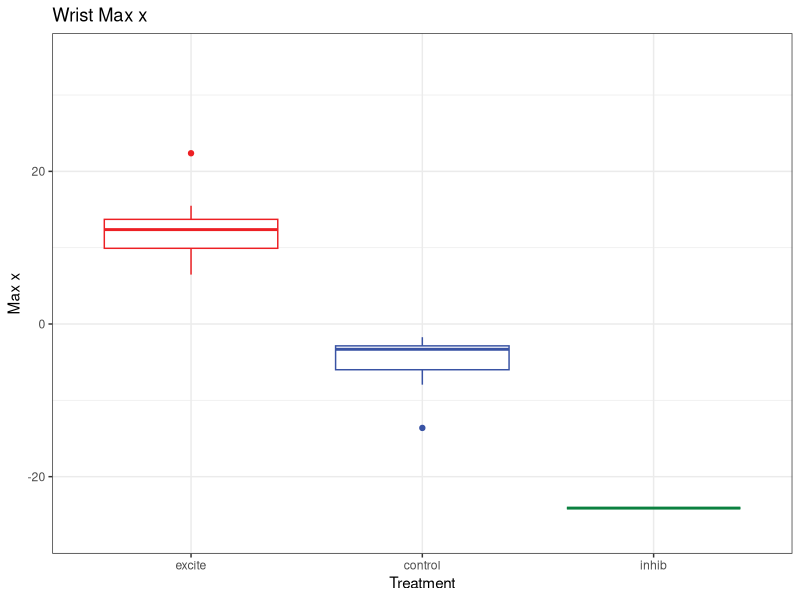
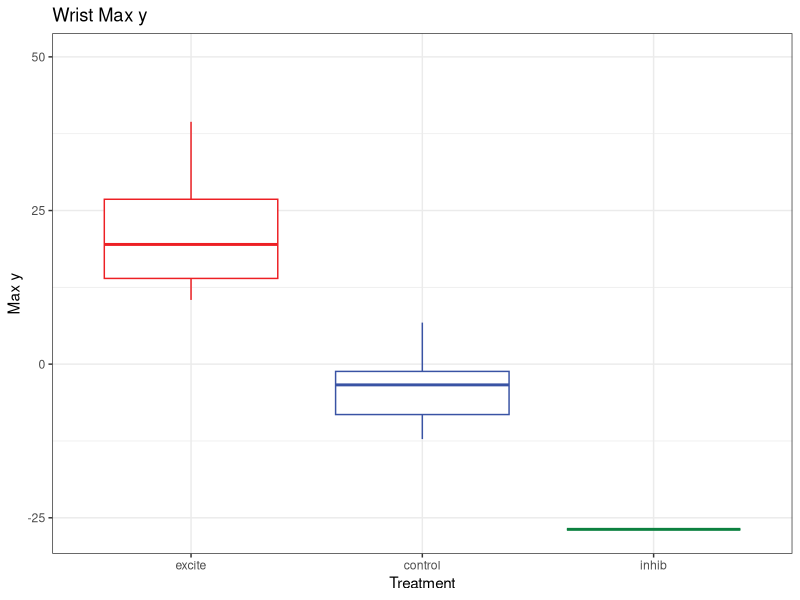
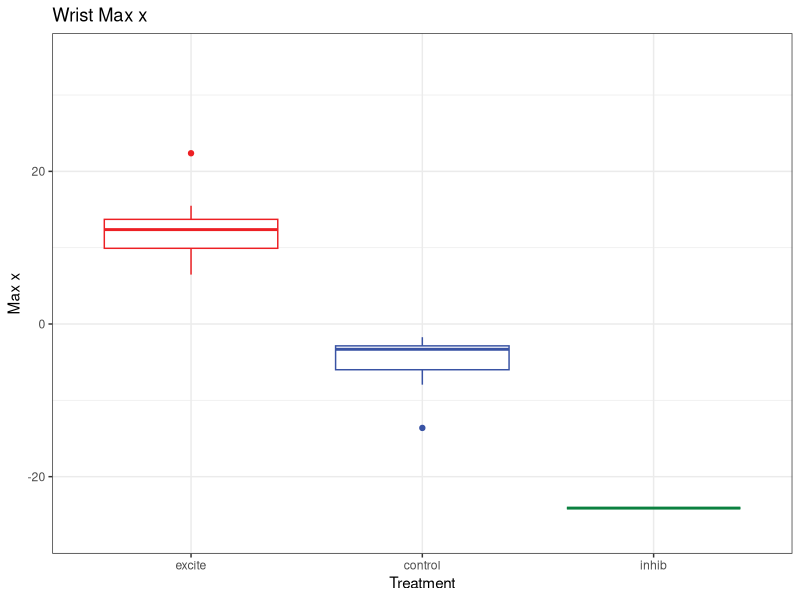
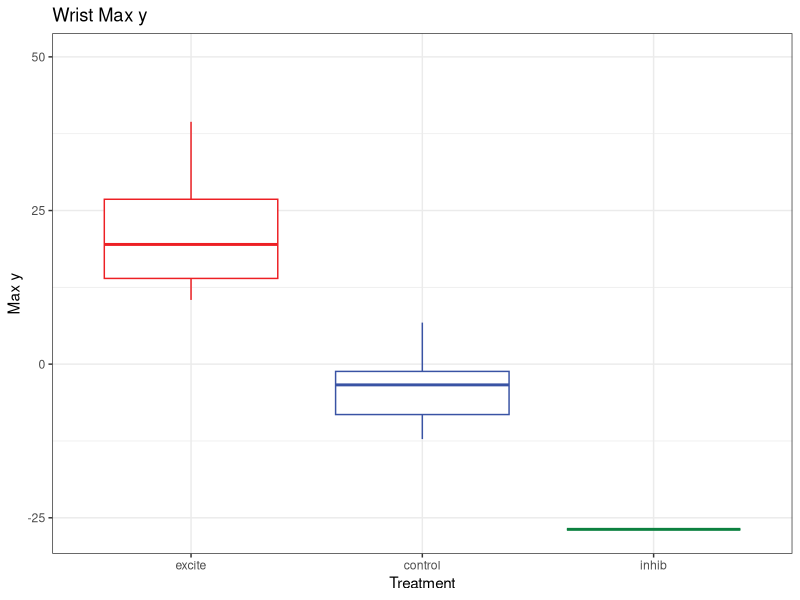

The R script that drew these images, in order:
## ---- chunk 1
knitr::opts_chunk$set(echo = TRUE)
'%!in%' <- function(x,y)!('%in%'(x,y))
## ---- chunk 2
library(dplyr)
library(tidyr)
library(ggplot2)
library(ggpubr)
library(car)
library(Hmisc)
library(rstatix)
library(emmeans)
library(nlme)
library(stringr)

theme_update(plot.title = element_text(hjust = 0.5))
# maybe the plain BW background looks better than the grey stuff
# https://www.datanovia.com/en/lessons/combine-multiple-ggplots-into-a-figure/
#
theme_set(theme_bw())
#+
#    theme(legend.position = "top")
#  )
dfx <- read.csv("alldata_x.csv")
dfy <- read.csv("alldata_y.csv")
## ---- chunk 3
dfx$treatment <- factor(dfx$treatment)
dfx$treatment <- relevel(dfx$treatment,'excite')
dfxt <- dfx %>% filter(time==0.4)
dfxt %>% group_by(treatment) %>%
  summarise(
    count = n(),
    mean = mean(x, na.rm = TRUE),
    sd = sd(x, na.rm = TRUE),
    median = median(x, na.rm = TRUE),
    IQR = IQR(x, na.rm = TRUE)
  )
dfxt %>% ggplot(aes(x = treatment, y = x))+ 
  geom_boxplot(aes(color = treatment), show.legend = FALSE)+
  ylab("Max x") +
  xlab("Treatment") +
  coord_cartesian(ylim = c(-27, 35)) +
  scale_color_manual(values = c("#ED2024","#3953A4","#0C8140"))+
  ggtitle("Wrist Max x")
  #stat_compare_means(aes(group = treatment), label =  "p.signif", 
  #                   method='t.test',  hide.ns = TRUE )
ggsave('xbox.pdf',width=2.5,height=3,units='in')
kruskal.test(x ~ treatment, data = dfxt)
pairwise.wilcox.test(dfxt$x, dfxt$treatment,
                 p.adjust.method = "BH")
## ---- chunk 4
dfy$treatment <- factor(dfy$treatment)
dfy$treatment <- relevel(dfy$treatment,'excite')
dfyt <- dfy %>% filter(time==0.4)
dfyt %>% group_by(treatment) %>%
  summarise(
    count = n(),
    mean = mean(y, na.rm = TRUE),
    sd = sd(y, na.rm = TRUE),
    median = median(y, na.rm = TRUE),
    IQR = IQR(y, na.rm = TRUE)
  )
dfyt %>% ggplot(aes(x = treatment, y = y))+ 
  geom_boxplot(aes(color = treatment), show.legend = FALSE)+
  ylab("Max y") +
  xlab("Treatment") +
  coord_cartesian(ylim = c(-27, 50)) +
  scale_color_manual(values = c("#ED2024","#3953A4","#0C8140"))+
  ggtitle("Wrist Max y")
  #stat_compare_means(aes(group = treatment), label =  "p.signif", 
  #                   method='t.test',  hide.ns = TRUE )
ggsave('ybox.pdf',width=2.5,height=3,units='in')
kruskal.test(y ~ treatment, data = dfyt)
pairwise.wilcox.test(dfyt$y, dfyt$treatment,
                 p.adjust.method = "BH")
